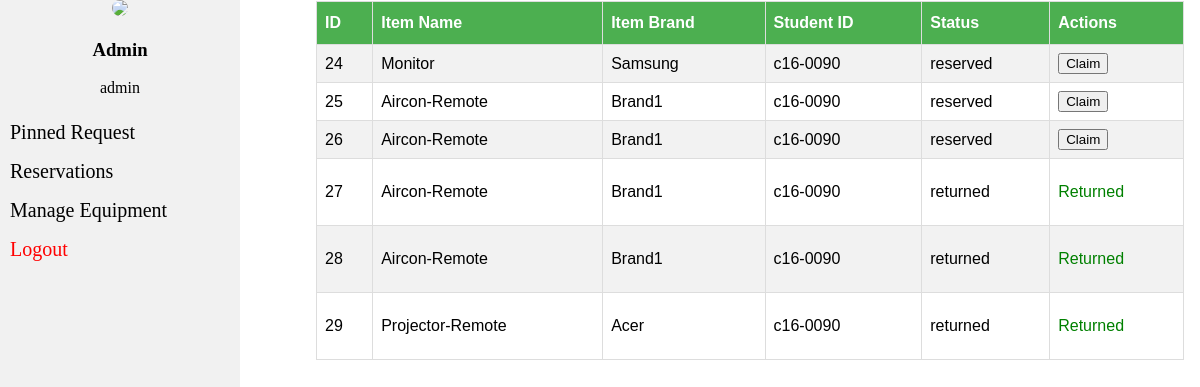
/admin.php?open=reservations (signed in), run on the app's committed database.
### tables this page shows
CREATE TABLE `reserved` (
  `reservation_id` int(11) NOT NULL,
  `equipment_id` int(11) NOT NULL,
  `student_id` varchar(8) NOT NULL,
  `status` varchar(12) NOT NULL
);

CREATE TABLE `equipment` (
  `unit_id` int(11) NOT NULL,
  `unit_name` varchar(30) NOT NULL,
  `unit_brand` varchar(30) NOT NULL,
  `unit_count` int(11) NOT NULL
);

### includes/reservations.php (the view, shortened to what this page needs)
<form action="controller/claim.php" method="get">
	<div id="wrapper">
		<table class="table">
			<tr>
				<th>ID</th>
				<th>Item Name</th>
				<th>Item Brand</th>
				<th>Student ID</th>
				<th>Status</th>
				<th>Actions</th>
			</tr>
			<?php
				$sql = "SELECT * FROM reserved INNER JOIN equipment ON reserved.equipment_id = equipment.unit_id";
				$reserved_data = mysqli_query($conn, $sql);
		 		while($data = $reserved_data->fetch_assoc()){
		 			echo "<tr>";
		 			echo "<td>" . $data['reservation_id'] . "</td>";
					echo "<td>" . $data['unit_name'] . "</td>";
					echo "<td>" . $data['unit_brand'] . "</td>";
					echo "<td>" . $data['student_id'] . "</td>";
		 			echo "<td>" . $data['status'] . "</td><td>";
		 			if($data['status'] == 'claimed'){
		 				echo "<button name='id' value='" . $data['reservation_id'] . "'>Return</button>";
		 				echo "<br><br><a href='controller/lost.php?item_id=" . $data['reservation_id'] . "'>Item Lost</a></td>";
		 			}
		 			else if($data['status'] == 'reserved'){
		 				echo "<button name='id' value='" . $data['reservation_id'] . "'>Claim</button>";
		 			}
		 			else if($data['status'] == 'returned'){
		 				echo "<p style='color: green'>Returned</button></p></td>";
		 			}
		 			else if($data['status'] === 'lost'){
		 				echo "<p style='color:red'>Item Lost</p>";
		 			}
		 			echo "</tr>";
		 		}
			?>
		</table>
	</div>
</form>

### css/admin-style.css (style rules this page uses)
body { margin: 0; }

### css/tables.css (style rules this page uses)
#wrapper { position:relative; }
.table { font-family: "Trebuchet MS", Arial, Helvetica, sans-serif; border-collapse: collapse; height: 300px; width: 100%; }
.table td, .table th { border: 1px solid #ddd; padding: 8px; }
.table tr:nth-child(even) { background-color: #f2f2f2; }
.table th { padding-top: 12px; padding-bottom: 12px; text-align: left; background-color: #4CAF50; color: white; }

### data on the page
reserved: reservation_id "24", equipment.unit_name "Monitor", equipment.unit_brand "Samsung", student "c16-0090", status "reserved"
reserved: reservation_id "25", equipment.unit_name "Aircon-Remote", equipment.unit_brand "Brand1", student "c16-0090", status "reserved"
reserved: reservation_id "26", equipment.unit_name "Aircon-Remote", equipment.unit_brand "Brand1", student "c16-0090", status "reserved"
reserved: reservation_id "27", equipment.unit_name "Aircon-Remote", equipment.unit_brand "Brand1", student "c16-0090", status "returned", shows "Returned"
reserved: reservation_id "28", equipment.unit_name "Aircon-Remote", equipment.unit_brand "Brand1", student "c16-0090", status "returned", shows "Returned"
reserved: reservation_id "29", equipment.unit_name "Projector-Remote", equipment.unit_brand "Acer", student "c16-0090", status "returned", shows "Returned"

### other printed values
$_SESSION['row']['name'] "Admin"
$_SESSION['row']['id_number'] "admin"
